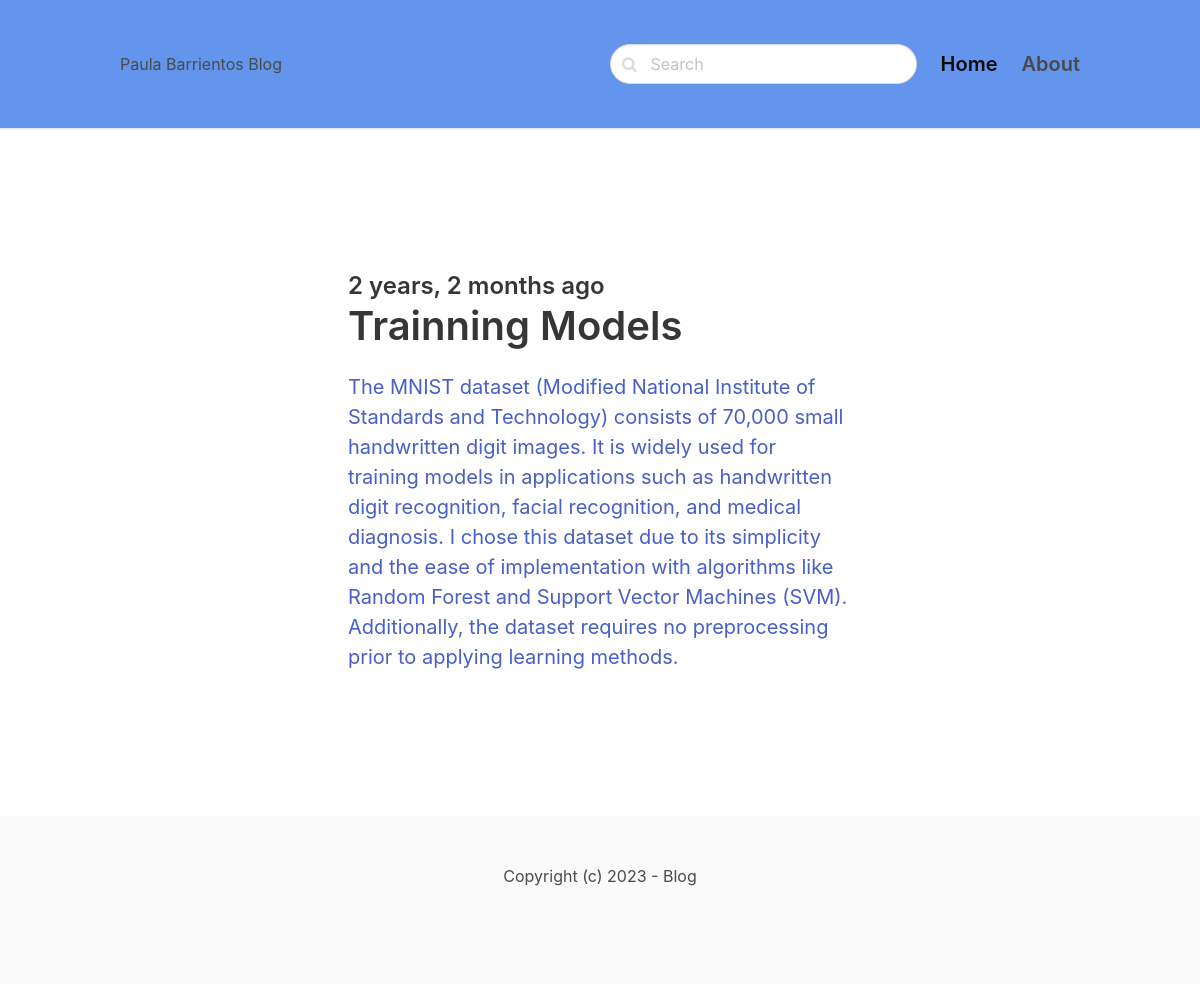
/projects/, run on the app's committed database.
### blog/models.py (models this page shows, shortened)
class Post(models.Model):
    ACTIVE = 'active'
    DRAFT = 'draft'
    CHOICES_STATUS = (
        (ACTIVE, 'Active'),
        (DRAFT, 'Draft')
    )
    category = models.ForeignKey(Category, related_name='posts', on_delete=models.CASCADE)
    title = models.CharField(max_length=255)
    slug = models.SlugField()
    intro = models. TextField()
    body = models.TextField()
    created_at = models.DateTimeField(auto_now_add=True)
    status = models.CharField(max_length=10, choices=CHOICES_STATUS, default=ACTIVE)
    image = models.ImageField(upload_to='uploads/', blank=True, null=True)
    class Meta:
        ordering = ('-created_at',)

### blog/views.py (the view)
# urls.py: path('<slug:slug>/', views.category, name='category_detail')
def category(request, slug):
    category = get_object_or_404(Category, slug=slug)
    posts = category.posts.filter(status=Post.ACTIVE)
    return render(request, 'blog/category.html', {'category': category, 'posts': posts})

### blog/templates/blog/category.html (shortened to what this page needs)
{% extends 'core/base.html' %}
{% block content %}
<section class="hero">
    <div class="hero-body">
        <div class="container">
            <section class="section">
                <div class="columns">
                    <div class="column is-8 is-offset-2">
                        {% for post in posts %}
                            <div class="content is-medium">
                                <a href="{% url 'post_detail' post.category.slug post.slug %}">
                                <h2 class="subtitle is-4">{{ post.created_at|timesince }} ago</h2>
                                <h1 class="title">{{ post.title }}</h1>
                                <p>{{ post.intro }}</p>
                                </a>
                            </div>
                        {% empty %}
                            <div class="content">
                                <p>There is no posts in this category.</p>
                            </div>
                        {% endfor %}
                    </div>
                </div>
            </section>
        </div>
    </div>
</section>
{% endblock %}

### data on the page
Post: created_at "2 years, 2 months", title "Trainning Models", intro "The MNIST dataset (Modified National Institute of Standards and Technology) consists of 70,000 small handwritten digit images. It is widely used for training models in applications such as handwritten digit recognition, facial recognition, and medical diagnosis. I chose this dataset due to its simplicity and the ease of implementation with algorithms like Random Forest and Support Vector Machines (SVM). Additionally, the dataset requires no preprocessing prior to applying learning methods."
